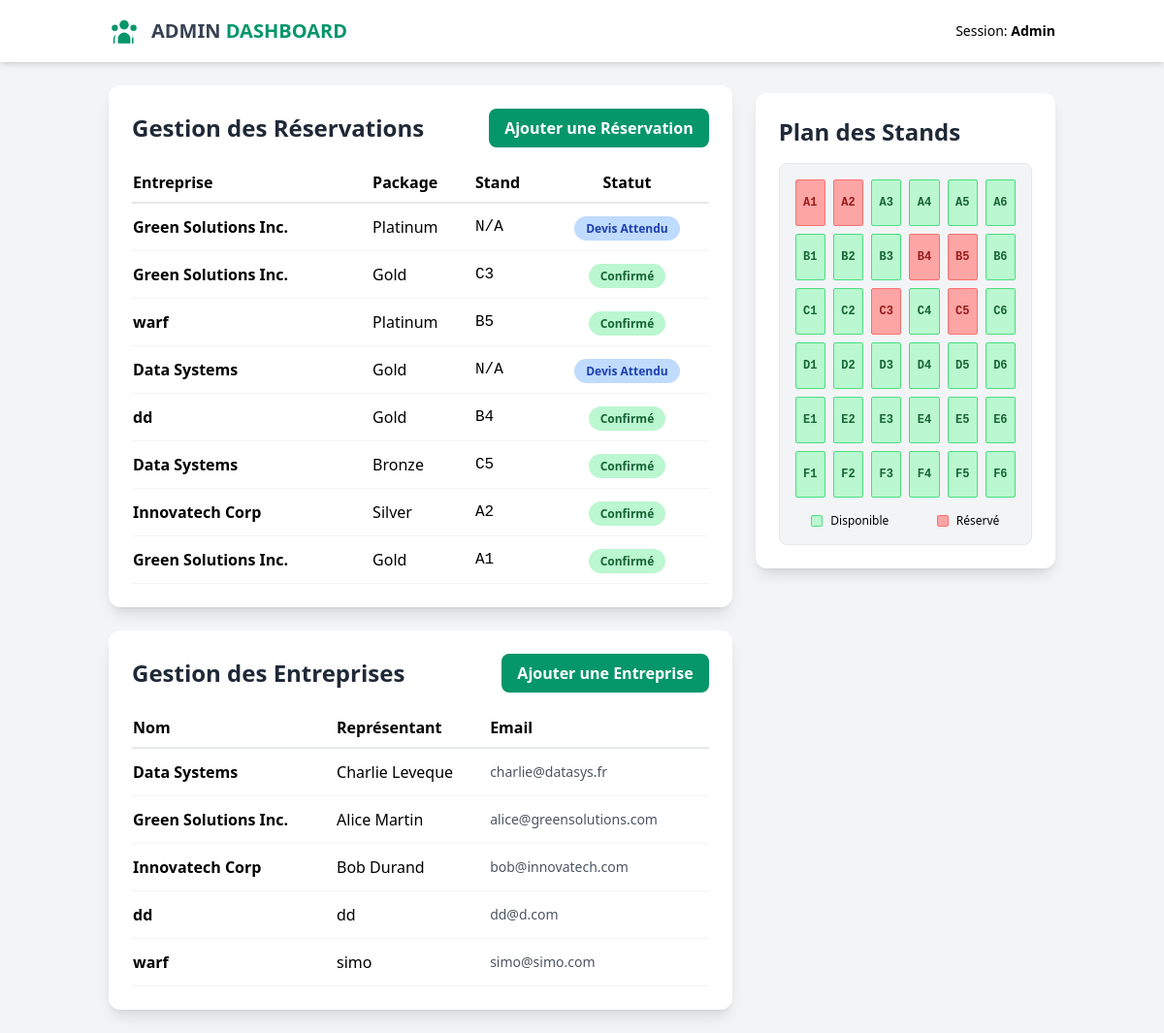
The page /admin on the database its author committed.
### tables this page shows
CREATE TABLE reservations (
            id INTEGER PRIMARY KEY AUTOINCREMENT,
            company_id INTEGER NOT NULL,
            sponsorship_package TEXT NOT NULL,
            stand_id TEXT,
            contract_status TEXT NOT NULL,
            FOREIGN KEY (company_id) REFERENCES companies (id)
        );

CREATE TABLE companies (
            id INTEGER PRIMARY KEY AUTOINCREMENT,
            name TEXT NOT NULL UNIQUE,
            representative TEXT NOT NULL,
            email TEXT NOT NULL UNIQUE,
            phone TEXT
        );

### app.py (the view)
@app.route('/admin')
def admin_dashboard():
    conn = get_db_connection()
    companies = conn.execute('SELECT * FROM companies ORDER BY name').fetchall()
    reservations = conn.execute('''
        SELECT r.id, r.sponsorship_package, r.stand_id, r.contract_status, c.name as company_name
        FROM reservations r
        JOIN companies c ON r.company_id = c.id
        ORDER BY r.id DESC
    ''').fetchall()
    unassigned_reservations = conn.execute('''
        SELECT r.id, c.name as company_name
        FROM reservations r
        JOIN companies c ON r.company_id = c.id
        WHERE r.stand_id IS NULL OR r.stand_id = ''
    ''').fetchall()
    conn.close()
    reserved_stands = {res['stand_id'] for res in reservations if res['stand_id']}
    return render_template(
        'admin_dashboard.html',
        companies=companies,
        reservations=reservations,
        unassigned_reservations=unassigned_reservations,
        reserved_stands=reserved_stands
    )

### database.py (called while the page is built)
def get_db_connection():
    conn = sqlite3.connect('instance/main.db')
    conn.row_factory = sqlite3.Row
    return conn

### templates/admin_dashboard.html (shortened to what this page needs)
  <!DOCTYPE html>
<html lang="fr" class="scroll-smooth">
<head>
    <script src="https://cdn.tailwindcss.com"></script>
</head>
<body class="bg-gray-100">
    <header class="bg-white shadow-md sticky top-0 z-40">
        <div class="container mx-auto px-6 py-4 flex justify-between items-center">
            <div class="flex items-center space-x-3">
                <h1 class="text-xl font-bold text-gray-700">ADMIN <span class="text-primary">DASHBOARD</span></h1>
            </div>
            <p class="text-sm">Session: <span class="font-semibold">Admin</span></p>
        </div>
    </header>
    <div class="container mx-auto p-4 md:p-6 grid grid-cols-1 lg:grid-cols-3 gap-6">
        <div class="lg:col-span-2 space-y-6">
            <div id="reservations" class="bg-white p-6 rounded-xl shadow-lg">
                <div class="flex justify-between items-center mb-4">
                    <h2 class="text-2xl font-bold text-gray-800">Gestion des Réservations</h2>
                    <button onclick="openModal('addReservationModal')" class="bg-primary text-white px-4 py-2 rounded-lg font-semibold hover:bg-primary-dark transition">Ajouter une Réservation</button>
                </div>
                <div class="overflow-x-auto">
                    <table class="w-full text-left">
                        <thead>
                            <tr class="border-b-2 border-gray-200">
                                <th class="py-2">Entreprise</th>
                                <th class="py-2">Package</th>
                                <th class="py-2">Stand</th>
                                <th class="py-2 text-center">Statut</th>
                            </tr>
                        </thead>
                        <tbody>
                            {% for res in reservations %}
                            <tr class="border-b border-gray-100 hover:bg-gray-50">
                                <td class="py-3 font-semibold">{{ res['company_name'] }}</td>
                                <td class="py-3">{{ res['sponsorship_package'] }}</td>
                                <td class="py-3 font-mono">{{ res['stand_id'] or 'N/A' }}</td>
                                <td class="py-3 text-center">
                                    {% if res['contract_status'] == 'Confirmed' %}
                                    <span class="px-3 py-1 text-xs font-bold text-green-800 bg-green-200 rounded-full">Confirmé</span>
                                    {% elif res['contract_status'] == 'Pending Contract' %}
                                    <span class="px-3 py-1 text-xs font-bold text-yellow-800 bg-yellow-200 rounded-full">Contrat Attendu</span>
                                    {% else %}
                                    <span class="px-3 py-1 text-xs font-bold text-blue-800 bg-blue-200 rounded-full">Devis Attendu</span>
                                    {% endif %}
                                </td>
                            </tr>
                            {% else %}
                            <tr><td colspan="4" class="text-center py-4 text-gray-500">Aucune réservation pour le moment.</td></tr>
                            {% endfor %}
                        </tbody>
                    </table>
                </div>
            </div>
            <div id="companies" class="bg-white p-6 rounded-xl shadow-lg">
                <div class="flex justify-between items-center mb-4">
                    <h2 class="text-2xl font-bold text-gray-800">Gestion des Entreprises</h2>
                    <button onclick="openModal('addCompanyModal')" class="bg-primary text-white px-4 py-2 rounded-lg font-semibold hover:bg-primary-dark transition">Ajouter une Entreprise</button>
                </div>
                <div class="overflow-x-auto">
                    <table class="w-full text-left">
                        <thead>
                             <tr class="border-b-2 border-gray-200">
                                <th class="py-2">Nom</th>
                                <th class="py-2">Représentant</th>
                                <th class="py-2">Email</th>
                            </tr>
                        </thead>
                        <tbody>
                             {% for company in companies %}
                            <tr class="border-b border-gray-100 hover:bg-gray-50">
                                <td class="py-3 font-semibold">{{ company['name'] }}</td>
                                <td class="py-3">{{ company['representative'] }}</td>
                                <td class="py-3 text-sm text-gray-600">{{ company['email'] }}</td>
                            </tr>
                            {% else %}
                            <tr><td colspan="3" class="text-center py-4 text-gray-500">Aucune entreprise enregistrée.</td></tr>
                            {% endfor %}
                        </tbody>
                    </table>
                </div>
            </div>
        </div>
        <div class="lg:col-span-1">
            <div id="stands" class="bg-white p-6 rounded-xl shadow-lg sticky top-24">
                <h2 class="text-2xl font-bold text-gray-800 mb-4">Plan des Stands</h2>
                <div class="bg-gray-100 p-4 rounded-lg border border-gray-200">
                    <div id="standGrid" class="grid grid-cols-6 gap-2">
                        {% set rows = ['A', 'B', 'C', 'D', 'E', 'F'] %}
                        {% set cols = range(1, 7) %}
                        {% for row in rows %}
                            {% for col in cols %}
                                {% set stand_id = row ~ col %}
                                <div data-id="{{ stand_id }}"
                                     class="stand h-12 flex items-center justify-center font-mono text-xs font-semibold border rounded-sm transition-all duration-200
                                     {% if stand_id in reserved_stands %}
                                         bg-red-300 text-red-800 border-red-400 cursor-not-allowed
                                     {% else %}
                                         bg-green-200 text-green-800 border-green-400 cursor-pointer hover:bg-green-400 hover:scale-110 hover:text-white
                                     {% endif %}">
                                    {{ stand_id }}
                                </div>
                            {% endfor %}
                        {% endfor %}
                    </div>
                    <div class="flex justify-around space-x-4 mt-4 text-xs">
                        <div class="flex items-center"><span class="w-3 h-3 bg-green-200 border border-green-400 rounded-sm mr-2"></span>Disponible</div>
                        <div class="flex items-center"><span class="w-3 h-3 bg-red-300 border border-red-400 rounded-sm mr-2"></span>Réservé</div>
                    </div>
                </div>
            </div>
        </div>
    </div>
</body>
</html>

### rows shown on the page
reservations: company_name "Green Solutions Inc.", sponsorship_package "Platinum", res "N/A", contract_status "Devis Attendu"
reservations: company_name "Green Solutions Inc.", sponsorship_package "Gold", stand "C3", contract_status "Confirmé"
reservations: company_name "warf", sponsorship_package "Platinum", stand "B5", contract_status "Confirmé"
reservations: company_name "Data Systems", sponsorship_package "Gold", res "N/A", contract_status "Devis Attendu"
reservations: company_name "dd", sponsorship_package "Gold", stand "B4", contract_status "Confirmé"
reservations: company_name "Data Systems", sponsorship_package "Bronze", stand "C5", contract_status "Confirmé"
reservations: company_name "Innovatech Corp", sponsorship_package "Silver", stand "A2", contract_status "Confirmé"
reservations: company_name "Green Solutions Inc.", sponsorship_package "Gold", stand "A1", contract_status "Confirmé"
companies: name "Data Systems", representative "Charlie Leveque", email "charlie@datasys.fr"
companies: name "Green Solutions Inc.", representative "Alice Martin", email "alice@greensolutions.com"
companies: name "Innovatech Corp", representative "Bob Durand", email "bob@innovatech.com"
companies: name "dd", representative "dd", email "dd@d.com"
companies: name "warf", representative "simo", email "simo@simo.com"

### other values the page prints
{{ stand_id }} "A1" "A2" "A3" "A4" "A5" "A6" "B1" "B2" "B3" "B4" "B5" "B6" "C1" "C2" "C3" "C4" "C5" "C6" "D1" "D2" "D3" "D4" "D5" "D6" "E1" "E2" "E3" "E4" "E5" "E6" "F1" "F2" "F3" "F4" "F5" "F6"
